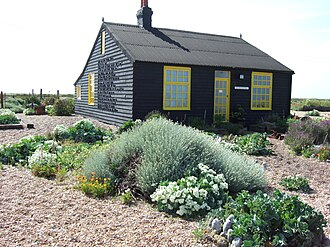
#> input picture app/ai/assets/cmv-vision-test-garden.jpg, 330 x 247 px; its folder holds only this picture in this run
$ python -i cutout.py   (imports and definitions only)
#> lines starting #> are read from the running program, lines starting #| are printed output that depends on the picture
#> further down, picture is the input picture: PIL image 330x247 RGB; mean R, G, B 148.6, 153.2, 143.7
from __future__ import annotations

from io import BytesIO
from pathlib import Path

from PIL import Image, ImageChops, ImageFilter, ImageOps
Image.MAX_IMAGE_PIXELS = None

from . import database as db


def get_cutout_path(cutout_dir: str | Path, image_id: int) -> Path:
    return Path(cutout_dir) / f"{image_id}.png"


# [22 lines left out: functions load_source_image, image_has_useful_alpha, not called in this run]


def estimate_background_color(rgb: Image.Image) -> tuple[int, int, int]:
    w, h = rgb.size
#> w = 330; h = 247
    step = max(1, min(w, h) // 80)
#> step = 3
    samples: list[tuple[int, int, int]] = []

    for x in range(0, w, step):
        samples.append(rgb.getpixel((x, 0)))
        samples.append(rgb.getpixel((x, h - 1)))
#> after the loop, samples = 220 items, first 6: (255, 255, 255), (141, 108, 101), (255, 255, 255), (181, 157, 153), (255, 255, 255), (236, 220, 205)
    for y in range(0, h, step):
        samples.append(rgb.getpixel((0, y)))
        samples.append(rgb.getpixel((w - 1, y)))
#> after the loop, samples = 386 items, first 6: (255, 255, 255), (141, 108, 101), (255, 255, 255), (181, 157, 153), (255, 255, 255), (236, 220, 205)

    if not samples:
        return (255, 255, 255)

    channels = []
    for channel in range(3):
        values = sorted(pixel[channel] for pixel in samples)
        channels.append(values[len(values) // 2])
#> after the loop, channels = [228, 214, 202]
    return (channels[0], channels[1], channels[2])


def make_foreground_mask(img: Image.Image) -> Image.Image:
    rgb = img.convert("RGB")
    background = Image.new("RGB", rgb.size, estimate_background_color(rgb))
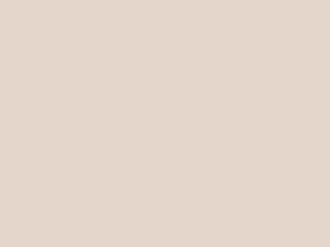
#> background: PIL image 330x247 RGB; mean R, G, B 228, 214, 202
    diff = ImageChops.difference(rgb, background)
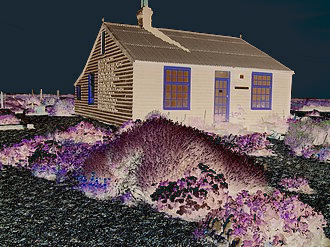
#> diff: PIL image 330x247 RGB; mean R, G, B 92.4, 81.9, 84.8
    mask = ImageOps.grayscale(diff)
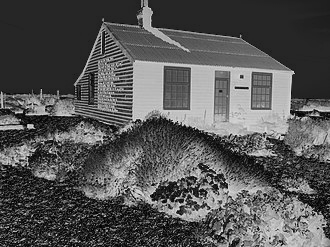
#> mask: PIL image 330x247 L; min 0, max 217, mean 85.4

    threshold = 28
    mask = mask.point(lambda p: 255 if p > threshold else 0, mode="L")
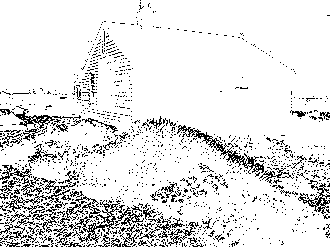
#> mask: PIL image 330x247 L; 88.7% white; black in thin lines or dots
    mask = mask.filter(ImageFilter.MaxFilter(5))
#> mask: PIL image 330x247 L; every value is 255
    mask = mask.filter(ImageFilter.MinFilter(3))
    mask = mask.filter(ImageFilter.GaussianBlur(1.2))
    return mask


# [29 lines left out: functions make_cutout_png, clear_cutout, not called in this run]

>>> from PIL import Image
>>> picture = Image.open('ai/assets/cmv-vision-test-garden.jpg')
>>> result = make_foreground_mask(picture)
